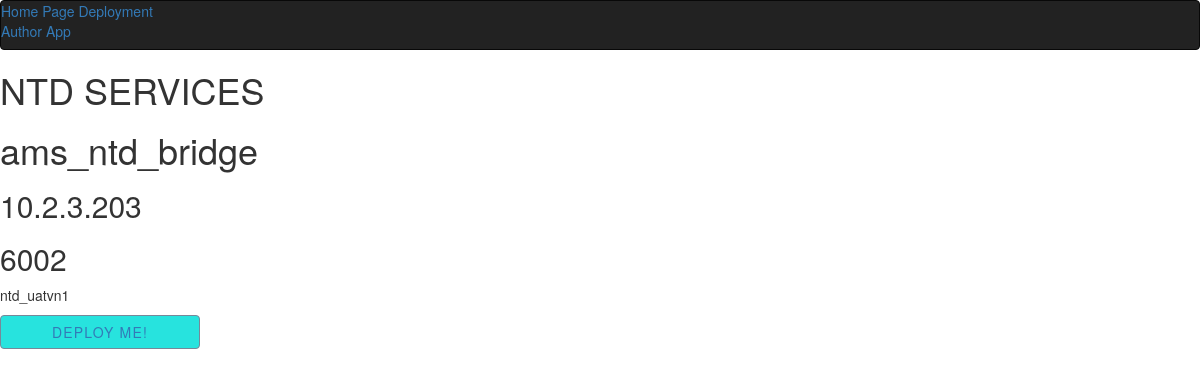
The page /ntd/ams_ntd_bridge/ on the database its author committed.
### myapp/models.py (models this page shows, shortened)
class Item(models.Model):
    i_name = models.CharField(max_length=30)
    i_host = models.CharField(max_length=30)
    i_service = models.IntegerField()
    i_link_source = models.CharField(max_length=300, blank=True)
    i_subsystem = models.CharField(max_length=50)
    i_processName = models.CharField(max_length=100)
    i_baseDir     = models.CharField(max_length=100)
    cat = models.ForeignKey(Category,on_delete=models.CASCADE)

### myapp/views.py (the view)
# urls.py: url(r"^ntd/(?P<name>\w+)/$",views.item_detail_ntd,name='ntd_item_detail'),
def item_detail_ntd(request,name):
    ntd_item_detail = Item.objects.get(i_name=name)
    return render(request,'ntd_item_detail.html',{'ntd_item_detail' :  ntd_item_detail})

### myapp/templates/ntd_item_detail.html (shortened to what this page needs)
{% extends 'base.html' %}
{% block content %}
<h1>NTD SERVICES</h1>
    <h1>{{  ntd_item_detail.i_name }}</h1>
    <h2>{{ ntd_item_detail.i_host }}</h2>
    <h2>{{  ntd_item_detail.i_service }}</h2>
    <p>{{  ntd_item_detail.i_subsystem}}</p>
     <div class="btn btn--border btn--primary btn--animated">
            <a class="btn-draw" href="{% url 'edit_detail_ntd' name=ntd_item_detail.i_name %}">Deploy Me!</a>
    </div>
{% endblock content %}

### myapp/static/css/style.css (style rules this page uses)
* { box-sizing: border-box; }
.btn, button { background: #27e3de; border: none; font-size: 10px; font-size: 1rem; background-color: #27e3de; color: white; letter-spacing: 1.5px; text-transform: uppercase; padding: 14px 21px; padding: 1.4rem 2.1rem; border: 2px solid #27e3de; transition: color 0.1s cubic-bezier(0.16, 0.08, 0.355, 1), background 0.1s cubic-bezier(0.16, 0.08, 0.355, 1); display: inline-block; cursor: pointer; width: 100%; min-width: 200px; min-width: 20rem; outline: none; vertical-align: middle; text-align: center; position: relative; overflow: hidden; }
@media (min-width: 400px) { .btn, button { width: auto; } }
@media (min-width: 800px) { .btn, button { font-size: 1.1rem; padding: 1.6rem 2.8rem; } }
body { position: relative; font-family: sans-serif; font-size: 14px; }
.btn { position: relative; display: inline-block; letter-spacing: 1.2px; padding: 12px 32px; text-align: center; text-transform: uppercase; overflow: hidden; z-index: 1; cursor: pointer; }
.btn--primary { color: lightslategray; }
.btn--border { border-width: 1px; border-style: solid; border-radius: 10px; box-sizing: border-box; }
.btn--animated { transition-property: color; transition-duration: 0.5s; }
.btn--animated.btn--border.btn--primary { border: 1px solid lightslategray; }
.btn--animated:before { content: ""; position: absolute; top: 0; left: 0; right: 0; bottom: 0; background: lightslategray; transform: scaleX(0); transform-origin: 0 50%; transition-property: transform; transition-duration: 0.5s; transition-timing-function: ease-out; z-index: -1; }

### rows shown on the page
Item: i_name "ams_ntd_bridge", i_host "10.2.3.203", i_service "6002", i_subsystem "ntd_uatvn1"
